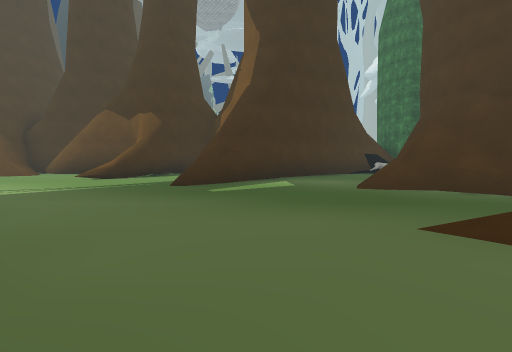
[1] (above)

14 first-person views from a walk through a 3-D level made in the Unity game engine. The camera is 1.2 m above the floor, tilts 4° down and sees 90° across. The floor is counted in squares, 2 m on a side. Each view is taken from the middle of a square. On the plan, view 1 faces up. The plan holds only what a view shows up to about 9 squares ahead; the rest is blank. The place goes on beyond the plan. The player character is not drawn. Some animated figures are not drawn. Some surface patterns are stand-ins.

[2]
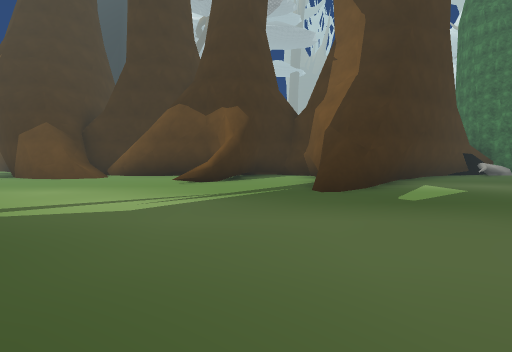

[3]
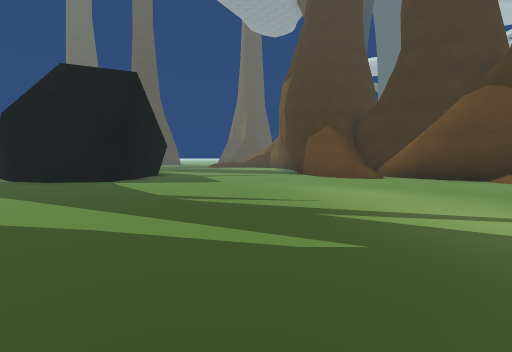

[4]
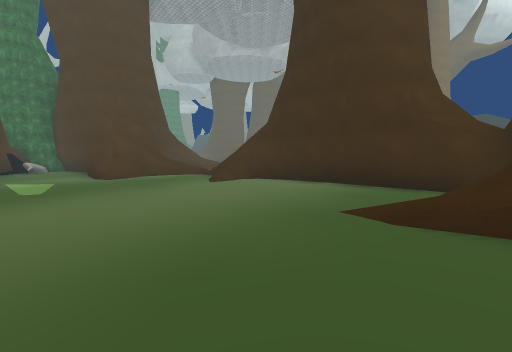

[5]
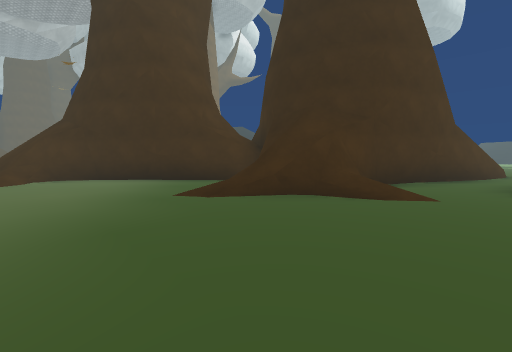

[6]
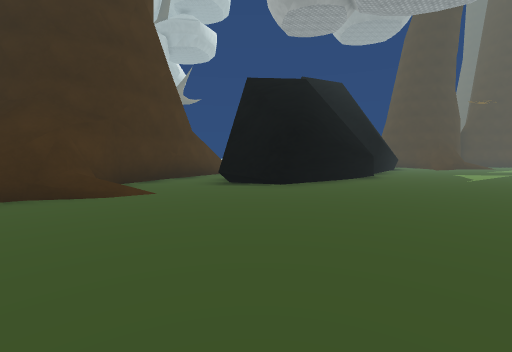

[7]
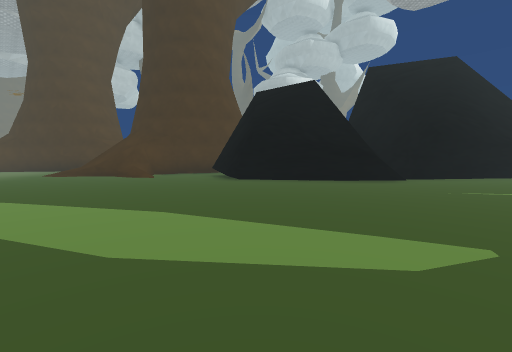

[8]
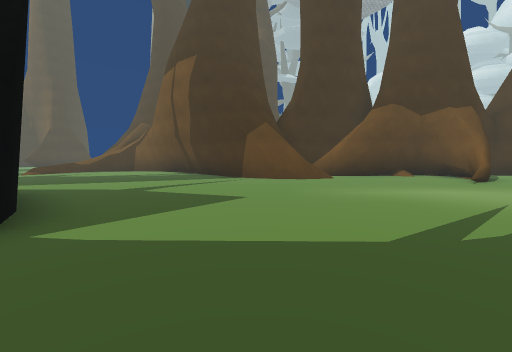

[9]
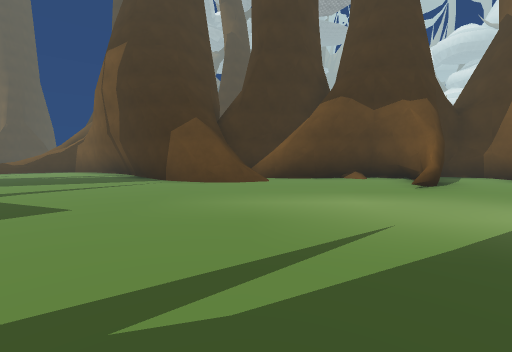

[10]
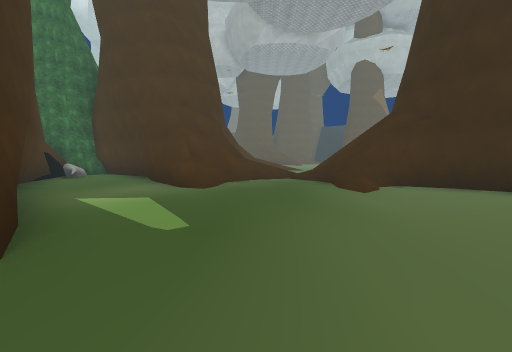

[11]
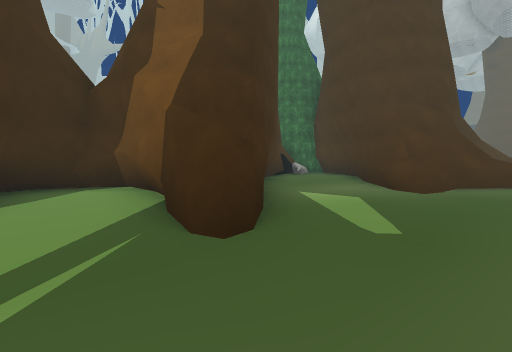

[12]
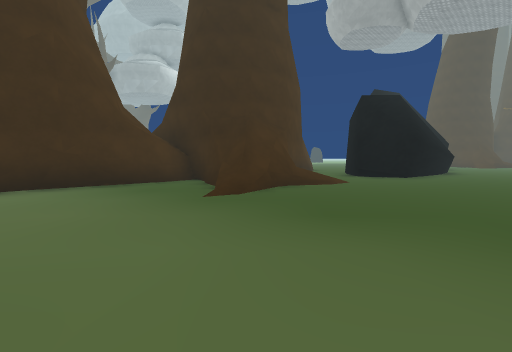

[13]
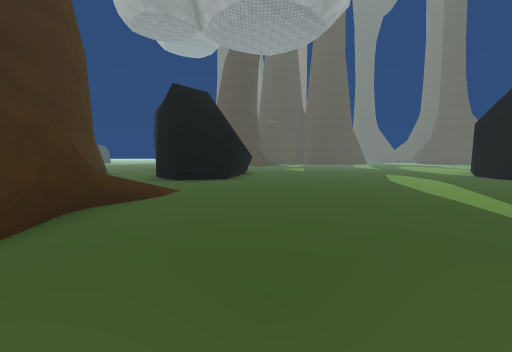

[14]
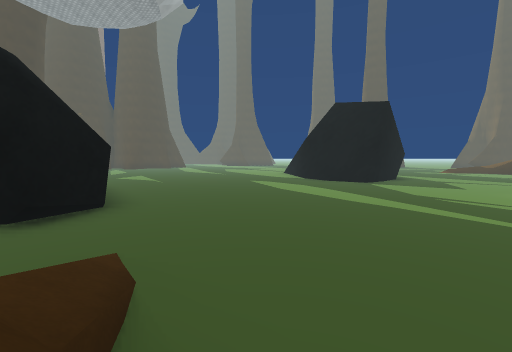

### Floor plan
Key: @ floor where view 1 was taken; # wall or solid block; . floor; / step, stairs or slope; = window, fence, low wall or low ledge; O other object.
Columns run from 13 left of view 1 to 6 right of it. Each row starts with its distance up from view 1.
 11 ##   #             #
 10 .############   ##O#
  9 ...##=...##.# ###OO#
  8 .........#..###...##
  7 ........==.###...###
  6 ...........=#.../###
  5 ...............//=##
  4 #................==
  3 #................//
  2 #............../==
  1 ................##
  0 .............@.###
 -1 ..........//..##
 -2 .........=/#.##
 -3 .........######
 -4 .....##..#####
 -5 ....###..#
 -6 ...## #.##
 -7 ..##  ..#
 -8 .###   .#
 -9 .#     =#
-10 ##

Positions as (right, up) in squares from view 1, and headings:
1: (0, 0), facing up
2: (-3, 1), facing up
3: (-5, 1), facing up-left
4: (-5, 1), facing right
5: (-6, 2), facing down-right
6: (-7, 2), facing down
7: (-13, 1), facing down-right
8: (-10, 1), facing up
9: (-8, 2), facing up
10: (-3, 4), facing right
11: (-3, 4), facing up-right
12: (-3, 4), facing down
13: (-3, 2), facing down-left
14: (-3, -1), facing left
